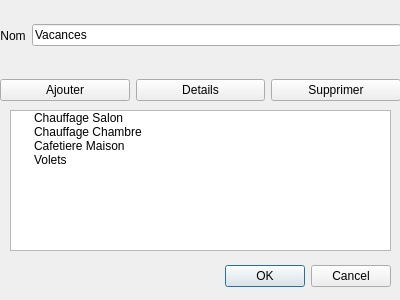
<?xml version="1.0" encoding="UTF-8"?>
<ui version="4.0">
 <class>AddModeVacances</class>
 <widget class="QDialog" name="AddModeVacances">
  <property name="geometry">
   <rect>
    <x>0</x>
    <y>0</y>
    <width>400</width>
    <height>300</height>
   </rect>
  </property>
  <property name="windowTitle">
   <string>Ajouter un nouveau mode</string>
  </property>
  <widget class="QDialogButtonBox" name="buttonBox">
   <property name="geometry">
    <rect>
     <x>50</x>
     <y>260</y>
     <width>341</width>
     <height>32</height>
    </rect>
   </property>
   <property name="orientation">
    <enum>Qt::Horizontal</enum>
   </property>
   <property name="standardButtons">
    <set>QDialogButtonBox::Cancel|QDialogButtonBox::Ok</set>
   </property>
  </widget>
  <widget class="QWidget" name="horizontalLayoutWidget">
   <property name="geometry">
    <rect>
     <x>0</x>
     <y>0</y>
     <width>401</width>
     <height>71</height>
    </rect>
   </property>
   <layout class="QHBoxLayout" name="horizontalLayout">
    <item>
     <widget class="QLabel" name="label">
      <property name="text">
       <string>Nom</string>
      </property>
      <property name="alignment">
       <set>Qt::AlignCenter</set>
      </property>
     </widget>
    </item>
    <item>
     <widget class="QLineEdit" name="lineEdit">
      <property name="text">
       <string>Vacances</string>
      </property>
     </widget>
    </item>
   </layout>
  </widget>
  <widget class="QTreeWidget" name="treeWidget">
   <property name="geometry">
    <rect>
     <x>10</x>
     <y>110</y>
     <width>381</width>
     <height>141</height>
    </rect>
   </property>
   <property name="headerHidden">
    <bool>true</bool>
   </property>
   <column>
    <property name="text">
     <string>1</string>
    </property>
   </column>
   <item>
    <property name="text">
     <string>Chauffage Salon</string>
    </property>
   </item>
   <item>
    <property name="text">
     <string>Chauffage Chambre</string>
    </property>
   </item>
   <item>
    <property name="text">
     <string>Cafetiere Maison</string>
    </property>
   </item>
   <item>
    <property name="text">
     <string>Volets</string>
    </property>
   </item>
  </widget>
  <widget class="QWidget" name="horizontalLayoutWidget_2">
   <property name="geometry">
    <rect>
     <x>0</x>
     <y>70</y>
     <width>401</width>
     <height>41</height>
    </rect>
   </property>
   <layout class="QHBoxLayout" name="horizontalLayout_2">
    <item>
     <widget class="QPushButton" name="pushButton">
      <property name="text">
       <string>Ajouter</string>
      </property>
     </widget>
    </item>
    <item>
     <widget class="QPushButton" name="pushButton_2">
      <property name="text">
       <string>Details</string>
      </property>
     </widget>
    </item>
    <item>
     <widget class="QPushButton" name="pushButton_3">
      <property name="text">
       <string>Supprimer</string>
      </property>
     </widget>
    </item>
   </layout>
  </widget>
 </widget>
 <resources/>
 <connections>
  <connection>
   <sender>buttonBox</sender>
   <signal>accepted()</signal>
   <receiver>addModeVacances</receiver>
   <slot>accept()</slot>
   <hints>
    <hint type="sourcelabel">
     <x>248</x>
     <y>254</y>
    </hint>
    <hint type="destinationlabel">
     <x>157</x>
     <y>274</y>
    </hint>
   </hints>
  </connection>
  <connection>
   <sender>buttonBox</sender>
   <signal>rejected()</signal>
   <receiver>addModeVacances</receiver>
   <slot>reject()</slot>
   <hints>
    <hint type="sourcelabel">
     <x>316</x>
     <y>260</y>
    </hint>
    <hint type="destinationlabel">
     <x>286</x>
     <y>274</y>
    </hint>
   </hints>
  </connection>
 </connections>
</ui>
